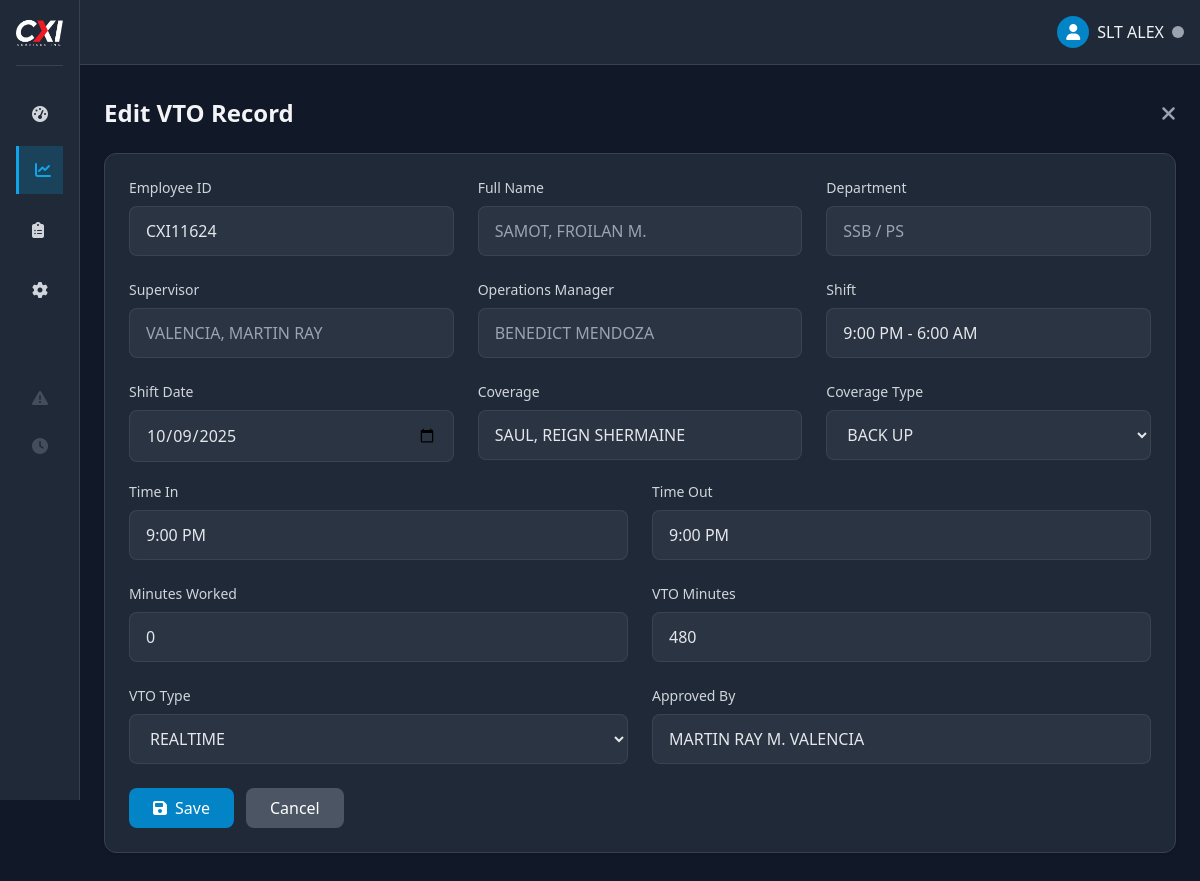
/admin/vto_form.php?id=646 (signed in), run on the app's committed database.
### tables this page shows
CREATE TABLE `vto_tracker` (
  `id` int(11) NOT NULL,
  `shift_date` date NOT NULL,
  `month` varchar(20) DEFAULT NULL,
  `employee_id` varchar(50) DEFAULT NULL,
  `full_name` varchar(100) DEFAULT NULL,
  `department` varchar(100) DEFAULT NULL,
  `supervisor` varchar(100) DEFAULT NULL,
  `operation_manager` varchar(100) DEFAULT NULL,
  `shift` varchar(50) DEFAULT NULL,
  `coverage` varchar(50) DEFAULT NULL,
  `coverage_type` varchar(50) DEFAULT NULL,
  `time_in` text DEFAULT NULL,
  `time_out` text DEFAULT NULL,
  `mins_of_work` int(11) DEFAULT NULL,
  `vto_mins` int(11) DEFAULT NULL,
  `vto_type` varchar(50) DEFAULT NULL,
  `approved_by` varchar(100) NOT NULL,
  `timestamp` varchar(20) DEFAULT NULL,
  `sub_name` varchar(100) DEFAULT NULL,
  `created_at` datetime DEFAULT current_timestamp(),
  `email_sent` tinyint(1) DEFAULT 0,
  `email_sent_at` datetime DEFAULT NULL,
  `ir_form` varchar(20) DEFAULT 'PENDING'
);

### admin/vto_form.php (the view, shortened to what this page needs)
<?php
require_once '../includes/functions.php';
$action = isset($_GET['action']) ? $_GET['action'] : '';
$id = isset($_GET['id']) ? (int)$_GET['id'] : 0;
$record = null;
if ($id > 0) {
    try {
        $stmt = $pdo->prepare("SELECT * FROM vto_tracker WHERE id = ?");
        $stmt->execute([$id]);
        $record = $stmt->fetch();
    } catch (PDOException $e) {
        $_SESSION['error'] = "Error fetching record: " . $e->getMessage();
        redirect('attendance.php?tab=vto');
    }
} elseif ($action !== 'create') {
    redirect('attendance.php?tab=vto');
}
require_once '../components/layout.php';
?>
<div class="pt-2 min-h-screen">
    <main class="p-6">
        <div class="flex justify-between items-center mb-6">
            <h1 class="text-2xl font-bold"><?= $id ? 'Edit VTO Record' : 'Add VTO Record' ?></h1>
            <a href="attendance.php?tab=vto" class="text-gray-400 hover:text-white">
                <i class="fas fa-times fa-lg"></i>
            </a>
        </div>
        <div class="bg-gray-800 rounded-xl border border-gray-700 p-6 shadow">
            <form method="POST">
                <div class="grid grid-cols-1 md:grid-cols-3 gap-6">
                    <div>
                        <label for="employee_id" class="block text-sm font-medium text-gray-300 mb-2">Employee ID</label>
                        <input type="text" id="employee_id" name="employee_id" style="text-transform: uppercase;"
                            class="w-full px-4 py-3 bg-gray-700/50 border border-gray-600/50 rounded-lg text-gray-200"
                            value="<?= $record ? htmlspecialchars($record['employee_id']) : '' ?>" required
                            onchange="fetchEmployeeDetails(this.value)"
                            autocomplete="off">
                    </div>
                    <div>
                        <label for="full_name" class="block text-sm font-medium text-gray-300 mb-2">Full Name</label>
                        <input type="text" id="full_name" name="full_name" style="text-transform: uppercase;" readonly
                               class="w-full px-4 py-3 bg-gray-700/50 border border-gray-600/50 rounded-lg text-gray-400"
                               value="<?= $record ? htmlspecialchars($record['full_name']) : '' ?>">
                    </div>
                    <div>
                        <label for="department" class="block text-sm font-medium text-gray-300 mb-2">Department</label>
                        <input type="text" id="department" name="department" style="text-transform: uppercase;" readonly
                               class="w-full px-4 py-3 bg-gray-700/50 border border-gray-600/50 rounded-lg text-gray-400"
                               value="<?= $record ? htmlspecialchars($record['department']) : '' ?>">
                    </div>
                    <div>
                        <label for="supervisor" class="block text-sm font-medium text-gray-300 mb-2">Supervisor</label>
                        <input type="text" id="supervisor" name="supervisor" style="text-transform: uppercase;" readonly
                               class="w-full px-4 py-3 bg-gray-700/50 border border-gray-600/50 rounded-lg text-gray-400"
                               value="<?= $record ? htmlspecialchars($record['supervisor']) : '' ?>">
                    </div>
                    <div>
                        <label for="operation_manager" class="block text-sm font-medium text-gray-300 mb-2">Operations Manager</label>
                        <input type="text" id="operation_manager" name="operation_manager" style="text-transform: uppercase;" readonly
                               class="w-full px-4 py-3 bg-gray-700/50 border border-gray-600/50 rounded-lg text-gray-400"
                               value="<?= $record ? htmlspecialchars($record['operation_manager']) : '' ?>">
                    </div>
                    <div>
                        <label for="shift" class="block text-sm font-medium text-gray-300 mb-2">Shift</label>
                        <input type="text" id="shift" name="shift" style="text-transform: uppercase;"
                               class="w-full px-4 py-3 bg-gray-700/50 border border-gray-600/50 rounded-lg text-gray-200"
                               value="<?= $record ? htmlspecialchars($record['shift']) : '' ?>" required>
                    </div>
                    <div>
                        <label for="shift_date" class="block text-sm font-medium text-gray-300 mb-2">Shift Date</label>
                        <input type="date" id="shift_date" name="shift_date" style="text-transform: uppercase;"
                                class="w-full px-4 py-3 bg-gray-700/50 border border-gray-600/50 rounded-lg text-gray-200"
                                value="<?= $record ? htmlspecialchars($record['shift_date']) : '' ?>" required>
                    </div>
                    <div>
                        <label for="coverage" class="block text-sm font-medium text-gray-300 mb-2">Coverage</label>
                        <input type="text" id="coverage" name="coverage" style="text-transform: uppercase;"
                               class="w-full px-4 py-3 bg-gray-700/50 border border-gray-600/50 rounded-lg text-gray-200"
                               value="<?= $record ? htmlspecialchars($record['coverage']) : '' ?>" required>
                    </div>
                    <div>
                        <label for="coverage_type" class="block text-sm font-medium text-gray-300 mb-2">Coverage Type</label>
                        <select id="coverage_type" name="coverage_type"
                                class="w-full px-4 py-3 bg-gray-700/50 border border-gray-600/50 rounded-lg text-gray-200" required>
                            <option value="BACK UP" <?= $record && $record['coverage_type'] === 'BACK UP' ? 'selected' : '' ?>>BACK UP</option>
                        </select>
                    </div>
                </div>
                <div class="mt-5 grid grid-cols-1 md:grid-cols-2 gap-6">
                    <div>
                        <label for="time_in" class="block text-sm font-medium text-gray-300 mb-2">Time In</label>
                        <input type="text" id="time_in" name="time_in" style="text-transform: uppercase;"
                               class="w-full px-4 py-3 bg-gray-700/50 border border-gray-600/50 rounded-lg text-gray-200"
                               value="<?= $record ? htmlspecialchars($record['time_in']) : '' ?>" required>
                    </div>
                    <div>
                        <label for="time_out" class="block text-sm font-medium text-gray-300 mb-2">Time Out</label>
                        <input type="text" id="time_out" name="time_out" style="text-transform: uppercase;"
                               class="w-full px-4 py-3 bg-gray-700/50 border border-gray-600/50 rounded-lg text-gray-200"
                               value="<?= $record ? htmlspecialchars($record['time_out']) : '' ?>" required>
                    </div>
                    <div>
                    <label for="mins_of_work" class="block text-sm font-medium text-gray-300 mb-2">Minutes Worked</label>
                        <input type="number" id="mins_of_work" name="mins_of_work" readonly
                            class="w-full px-4 py-3 bg-gray-700/50 border border-gray-600/50 rounded-lg text-gray-200"
                            value="<?= $record ? htmlspecialchars($record['mins_of_work']) : '' ?>" required>
                    </div>
                    <div>
                        <label for="vto_mins" class="block text-sm font-medium text-gray-300 mb-2">VTO Minutes</label>
                        <input type="number" id="vto_mins" name="vto_mins"
                            class="w-full px-4 py-3 bg-gray-700/50 border border-gray-600/50 rounded-lg text-gray-200"
                            value="<?= $record ? htmlspecialchars($record['vto_mins']) : '' ?>" required>
                    </div>
                    <div>
                        <label for="vto_type" class="block text-sm font-medium text-gray-300 mb-2">VTO Type</label>
                        <select id="vto_type" name="vto_type"
                                class="w-full px-4 py-3 bg-gray-700/50 border border-gray-600/50 rounded-lg text-gray-200" required>
                            <option value="REALTIME" <?= $record && $record['vto_type'] === 'REALTIME' ? 'selected' : '' ?>>REALTIME</option>
                        </select>
                    </div>
                    <div>
                        <label for="approved_by" class="block text-sm font-medium text-gray-300 mb-2">Approved By</label>
                        <input type="text" id="approved_by" name="approved_by" style="text-transform: uppercase;"
                               class="w-full px-4 py-3 bg-gray-700/50 border border-gray-600/50 rounded-lg text-gray-200"
                               value="<?= $record ? htmlspecialchars($record['approved_by']) : '' ?>" required>
                    </div>
                </div>
                <div class="flex space-x-3 pt-6">
                    <button type="submit" class="bg-primary-600 hover:bg-primary-700 text-white px-6 py-2 rounded-lg flex items-center">
                        <i class="fas fa-save mr-2"></i> Save
                    </button>
                    <a href="attendance.php?tab=vto" class="bg-gray-600 hover:bg-gray-700 text-white px-6 py-2 rounded-lg flex items-center">
                        Cancel
                    </a>
                </div>
            </form>
        </div>
    </main>
</div>

### data on the page
vto_tracker: employee_id "CXI11624", full_name "SAMOT, FROILAN M.", department "SSB / PS", supervisor "VALENCIA, MARTIN RAY", operation_manager "BENEDICT MENDOZA", shift "9:00 PM - 6:00 AM", shift_date "10/09/2025", coverage "SAUL, REIGN SHERMAINE", coverage_type "BACK UP", time_in "9:00 PM", time_out "9:00 PM", mins_of_work "0", vto_mins "480", vto_type "REALTIME", approved_by "MARTIN RAY M. VALENCIA"

### other printed values
$_SESSION['nickname'] "SLT ALEX"
